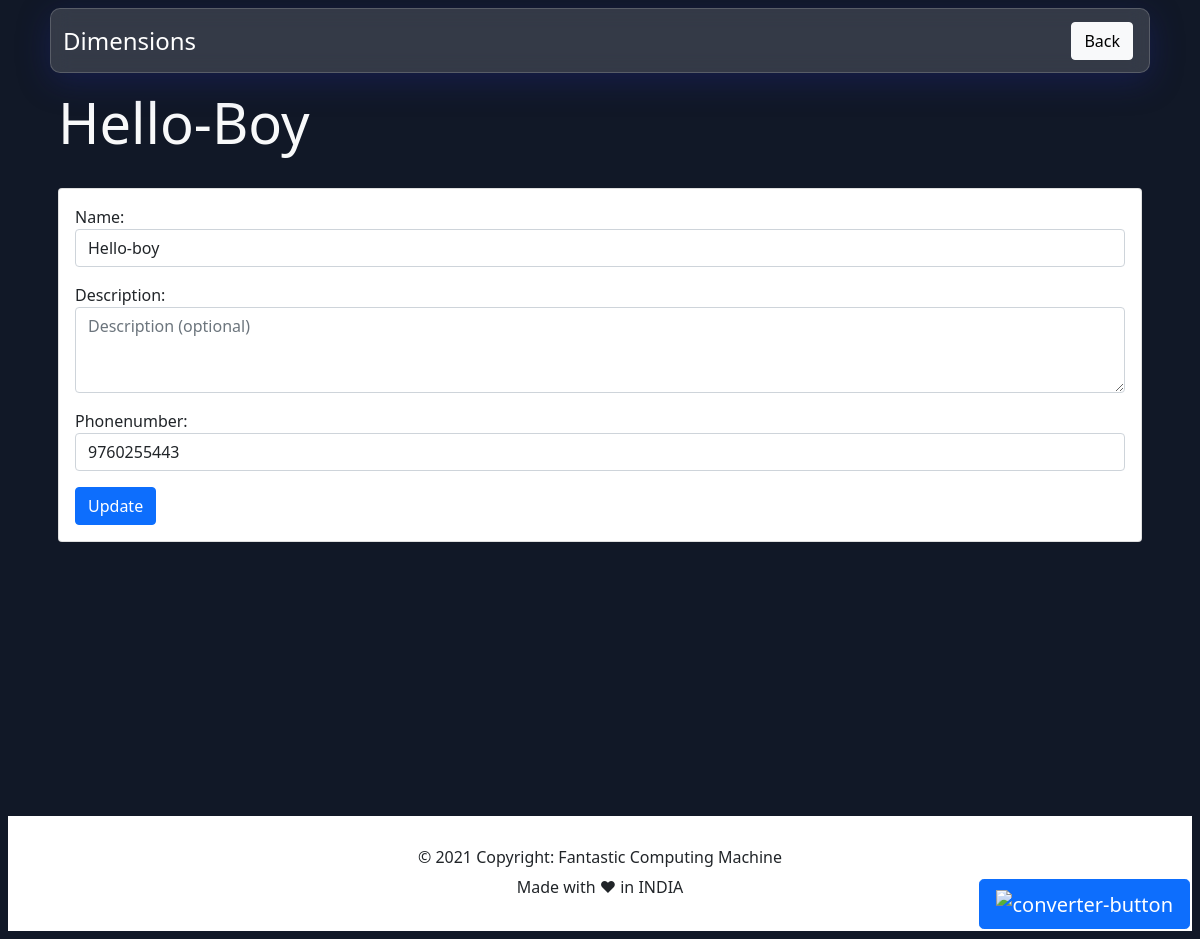
/expense/payee/3/Hello-boy/update/, run on the app's committed database.
### expense/models.py (models this page shows, shortened)
class Payee(models.Model):
    phoneNumberRegex = RegexValidator(regex=r"^\+?1?\d{8,15}$")
    name = models.CharField(max_length=255)
    description = models.TextField(blank=True, null=True)
    created_on = models.DateTimeField(auto_now_add=True)
    updated_on = models.DateTimeField(auto_now=True)
    phoneNumber = models.CharField(blank=True,
                                   validators=[phoneNumberRegex], max_length=11)

### expense/views.py (the view)
class UpdatePayee(UpdateView):
    model = Payee
    template_name = 'update_payee.html'
    form_class = UpdatePayeeForm
    success_url = reverse_lazy('home')

### expense/forms.py
class UpdatePayeeForm(forms.ModelForm):
    name = forms.CharField(
        max_length=200,
        required=True,
        widget=forms.TextInput(
            attrs={
                'class': 'form-control',
                "aria-label": ".form-control-sm",
                "type": 'text',
                "placeholder": "Tag",
            }
        )
    )
    description = forms.CharField(
        required=False,
        widget=forms.Textarea(
            attrs={
                'class': 'form-control',
                "rows": 3,
                "aria-label": ".form-control-sm",
                "placeholder": "Description (optional)",
            })
    )
    phoneNumber = forms.CharField(
        max_length=200,
        required=False,
        widget=forms.TextInput(
            attrs={
                'class': 'form-control',
                "aria-label": ".form-control-sm",
                "type": 'tel',
                "placeholder": "Phone Number (optional)",
            }
        )
    )
    class Meta:
        model = Payee
        fields = ('name', 'description', 'phoneNumber')

### expense/templates/update_payee.html (shortened to what this page needs)
{% extends 'base.html' %}
{% load static %} {% load humanize %}
{% block body %}
<div class="container px-3">
    <div class="text-light pt-2 display-4">{{payee.name|title}}</div>
    <div class="row flex-md-row py-3">
        <div class="col col_height">
            <div class=" card my-2">
                <div class="card-body">
                    <form method="POST">
                        {{form.as_p}}
                        <button type="submit" class="btn btn-primary">Update
                        </button>
                    </form>
                </div>
            </div>
        </div>
    </div>
</div>
{% endblock %}

### static/css/styles.css (style rules this page uses)
.col_height { max-height: 800px; direction: ltr; }

### data on the page
Payee: name "Hello-Boy", name "Hello-boy", phoneNumber "9760255443"
